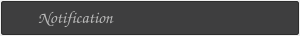
<?xml version="1.0" encoding="UTF-8"?>
<ui version="4.0">
 <class>Notify</class>
 <widget class="QWidget" name="Notify">
  <property name="geometry">
   <rect>
    <x>0</x>
    <y>0</y>
    <width>300</width>
    <height>36</height>
   </rect>
  </property>
  <property name="minimumSize">
   <size>
    <width>300</width>
    <height>36</height>
   </size>
  </property>
  <property name="maximumSize">
   <size>
    <width>300</width>
    <height>36</height>
   </size>
  </property>
  <property name="windowTitle">
   <string>Form</string>
  </property>
  <layout class="QHBoxLayout" name="horizontalLayout_2">
   <property name="spacing">
    <number>1</number>
   </property>
   <property name="leftMargin">
    <number>1</number>
   </property>
   <property name="topMargin">
    <number>1</number>
   </property>
   <property name="rightMargin">
    <number>1</number>
   </property>
   <property name="bottomMargin">
    <number>1</number>
   </property>
   <item>
    <widget class="QFrame" name="frame">
     <property name="cursor">
      <cursorShape>PointingHandCursor</cursorShape>
     </property>
     <property name="styleSheet">
      <string notr="true">QFrame {
	background-color: rgba(36, 36, 37, 222);
	color: rgb(185, 185, 185);
	border: 1px solid rgb(45, 45, 45);
	border-width: 1px;
	border-radius: 2px;
	padding-left: 4px;
	padding-right: 2px;
}</string>
     </property>
     <property name="frameShape">
      <enum>QFrame::StyledPanel</enum>
     </property>
     <property name="frameShadow">
      <enum>QFrame::Raised</enum>
     </property>
     <layout class="QHBoxLayout" name="horizontalLayout">
      <property name="spacing">
       <number>0</number>
      </property>
      <property name="leftMargin">
       <number>0</number>
      </property>
      <property name="topMargin">
       <number>0</number>
      </property>
      <property name="rightMargin">
       <number>0</number>
      </property>
      <property name="bottomMargin">
       <number>0</number>
      </property>
      <item>
       <widget class="QLabel" name="label">
        <property name="minimumSize">
         <size>
          <width>0</width>
          <height>15</height>
         </size>
        </property>
        <property name="maximumSize">
         <size>
          <width>25</width>
          <height>25</height>
         </size>
        </property>
        <property name="cursor">
         <cursorShape>PointingHandCursor</cursorShape>
        </property>
        <property name="styleSheet">
         <string notr="true">border-width: 0px;
background-color: rgba(36, 36, 37, 0);</string>
        </property>
        <property name="text">
         <string/>
        </property>
        <property name="pixmap">
         <pixmap resource="images.qrc">:/img/444.png</pixmap>
        </property>
       </widget>
      </item>
      <item>
       <widget class="QLabel" name="label_2">
        <property name="font">
         <font>
          <family>Comic Sans MS</family>
          <pointsize>13</pointsize>
          <italic>false</italic>
          <bold>true</bold>
         </font>
        </property>
        <property name="cursor">
         <cursorShape>PointingHandCursor</cursorShape>
        </property>
        <property name="styleSheet">
         <string notr="true">border-width: 0px;
background-color: rgba(36, 36, 37, 0);
padding-bottom:2px;</string>
        </property>
        <property name="text">
         <string>Notification</string>
        </property>
        <property name="alignment">
         <set>Qt::AlignLeading|Qt::AlignLeft|Qt::AlignVCenter</set>
        </property>
       </widget>
      </item>
     </layout>
    </widget>
   </item>
  </layout>
 </widget>
 <resources>
  <include location="images.qrc"/>
 </resources>
 <connections/>
</ui>
